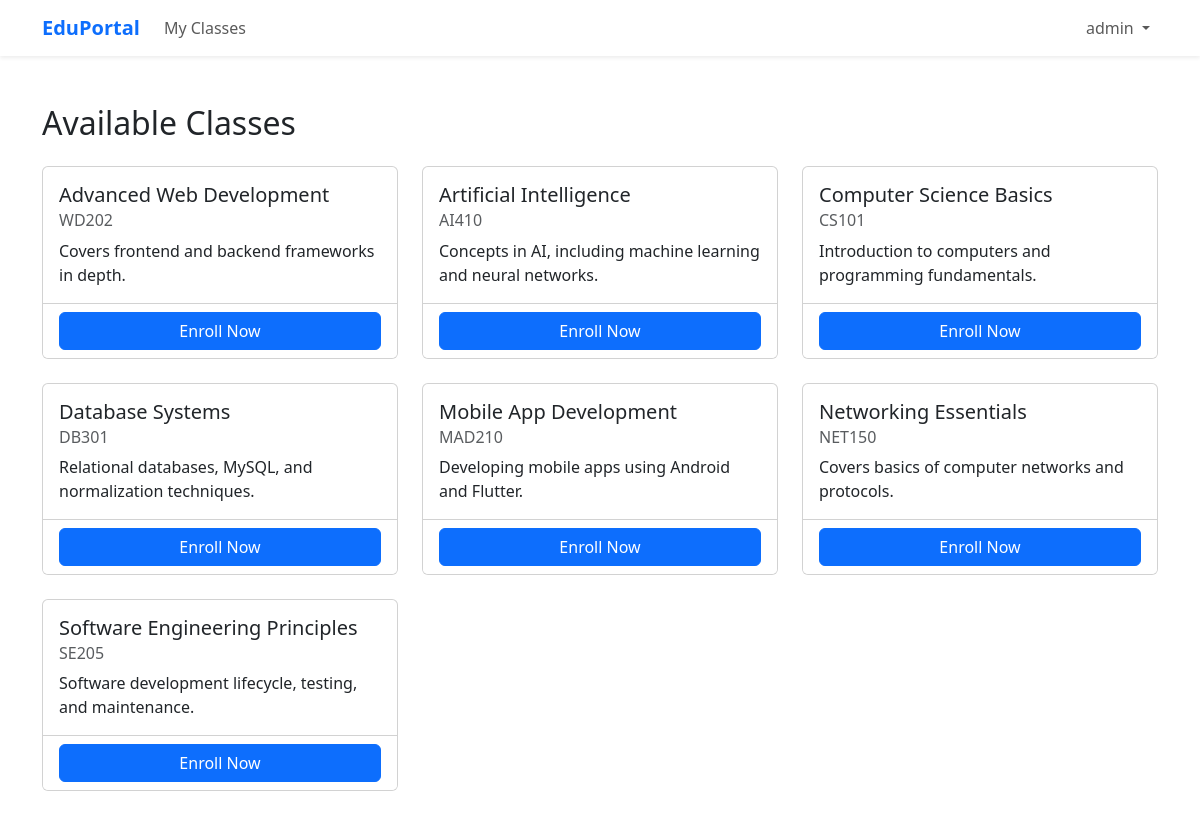
Page /frontend/class_catalog.php (signed in) on the committed database.
### tables this page shows
CREATE TABLE IF NOT EXISTS classes (
    id INT AUTO_INCREMENT PRIMARY KEY,
    class_name VARCHAR(100) NOT NULL,
    class_code VARCHAR(20) NOT NULL UNIQUE,
    description TEXT,
    created_by INT NOT NULL,
    created_at TIMESTAMP DEFAULT CURRENT_TIMESTAMP,
    updated_at TIMESTAMP DEFAULT CURRENT_TIMESTAMP ON UPDATE CURRENT_TIMESTAMP
);

### frontend/class_catalog.php (the view, shortened to what this page needs)
<?php
require_once '../includes/db_connect.php';
$classes = [];
try {
    $stmt = $conn->prepare("
        SELECT c.*,
               (SELECT COUNT(*) FROM enrollments WHERE class_id = c.id AND user_id = ?) as is_enrolled
        FROM classes c
        ORDER BY c.class_name
    ");
    $stmt->bind_param("i", $_SESSION['user_id']);
    $stmt->execute();
    $classes = $stmt->get_result()->fetch_all(MYSQLI_ASSOC);
} catch (Exception $e) {
    error_log($e->getMessage());
    $_SESSION['message'] = ['type' => 'danger', 'text' => 'Failed to load classes'];
}
?>
<!DOCTYPE html>
<html lang="en">
<head>
    <link href="https://cdn.jsdelivr.net/npm/bootstrap@5.3.0/dist/css/bootstrap.min.css" rel="stylesheet">
</head>
<body>
    <?php include 'navbar.php'; ?>
    <div class="container py-5">
        <h2 class="mb-4">Available Classes</h2>
        <div class="row">
            <?php foreach ($classes as $class): ?>
                <div class="col-md-4 mb-4">
                    <div class="card h-100 <?= $class['is_enrolled'] ? 'already-enrolled' : '' ?>">
                        <div class="card-body">
                            <h5 class="card-title"><?= htmlspecialchars($class['class_name']) ?></h5>
                            <h6 class="card-subtitle mb-2 text-muted"><?= htmlspecialchars($class['class_code']) ?></h6>
                            <p class="card-text"><?= htmlspecialchars($class['description'] ?? 'No description available') ?></p>
                        </div>
                        <div class="card-footer bg-white">
                            <?php if (!$class['is_enrolled']): ?>
                                <form action="enroll.php" method="POST" class="enroll-form">
                                    <button type="submit" name="enroll" class="btn btn-primary w-100">
                                        <span class="enroll-text">Enroll Now</span>
                                    </button>
                                </form>
                            <?php else: ?>
                                <a href="subjects.php?class_id=<?= $class['id'] ?>" class="btn btn-outline-success w-100">View Subjects</a>
                            <?php endif; ?>
                        </div>
                    </div>
                </div>
            <?php endforeach; ?>
        </div>
    </div>
</body>
</html>

### frontend/navbar.php (shortened to what this page needs)
<nav class="navbar navbar-expand-lg navbar-light bg-white shadow-sm">
    <div class="container">
        <a class="navbar-brand fw-bold text-primary" href="index.php">EduPortal</a>
        <div class="collapse navbar-collapse" id="navbarNav">
            <ul class="navbar-nav me-auto">
                <?php if (isset($_SESSION['user_id'])): ?>
                    <li class="nav-item">
                        <a class="nav-link" href="classes.php">My Classes</a>
                    </li>
                <?php endif; ?>
            </ul>
            <ul class="navbar-nav">
                <?php if (isset($_SESSION['user_id'])): ?>
                    <li class="nav-item dropdown">
                        <a class="nav-link dropdown-toggle" href="#" id="userDropdown" role="button" data-bs-toggle="dropdown">
                            <?= htmlspecialchars($_SESSION['username']) ?>
                        </a>
                    </li>
                <?php endif; ?>
            </ul>
        </div>
    </div>
</nav>

### frontend/class_catalog.php (style rules this page uses)
.card { transition: transform 0.3s ease, box-shadow 0.3s ease; }

### rows in the picture
classes: class_name "Advanced Web Development", class_code "WD202", description "Covers frontend and backend frameworks in depth."
classes: class_name "Artificial Intelligence", class_code "AI410", description "Concepts in AI, including machine learning and neural networks."
classes: class_name "Computer Science Basics", class_code "CS101", description "Introduction to computers and programming fundamentals."
classes: class_name "Database Systems", class_code "DB301", description "Relational databases, MySQL, and normalization techniques."
classes: class_name "Mobile App Development", class_code "MAD210", description "Developing mobile apps using Android and Flutter."
classes: class_name "Networking Essentials", class_code "NET150", description "Covers basics of computer networks and protocols."
classes: class_name "Software Engineering Principles", class_code "SE205", description "Software development lifecycle, testing, and maintenance."

### other values in the picture
$_SESSION['username'] "admin"
